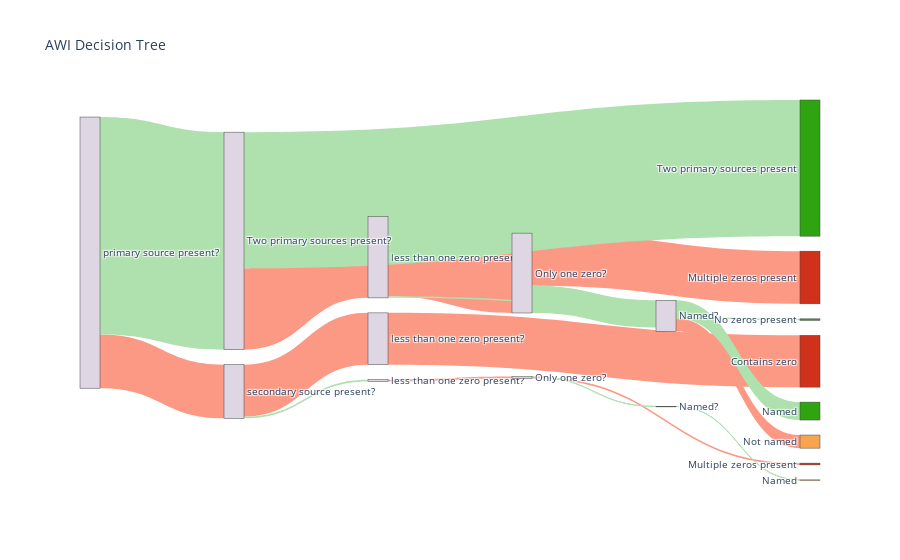

Here is the notebook cell this chart was saved with:
### Code cell
fig = go.Figure(data=[go.Sankey(
    node = dict(
      pad = 15,
      thickness = 20,
     # line = dict(color = "black", width = 0.5),
      label =df_sankey['name'],
      color = df_sankey['node_colour']
    ),
    link = dict(
      source = df_sankey['source'], # indices correspond to labels, eg A1, A2, A1, B1, ...
      target = df_sankey['target'],
      value = df_sankey['value'],
      color = df_sankey['colour']
  ))])

fig.update_layout(title_text="AWI Decision Tree", font_size=10)
fig.show()

### Figure 1 — Plotly figure (JSON) as saved in the notebook; plotly's stock layout.template omitted (floating-point values rounded to 4 significant figures)
{"data": [{"link": {"color": ["#fb9985", "#fb9985", "#fb9985", "#AFE1AF", "#AFE1AF", "#fb9985", "#fb9985", "#AFE1AF", "#fb9985", "#AFE1AF", "#AFE1AF", "#fb9985", "#AFE1AF", "#AFE1AF", "#fb9985", "#fb9985", "#AFE1AF", "#fb9985", "#AFE1AF", "#AFE1AF", "#fb9985", "#AFE1AF"], "source": [0, 1, 2, 2, 1, 5, 6, 6, 8, 8, 5, 11, 11, 0, 14, 15, 15, 17, 17, 14, 21, 21], "target": [1, 2, 3, 4, 5, 6, 7, 8, 9, 10, 11, 12, 13, 21, 15, 16, 17, 18, 19, 20, 14, 22], "value": [1387, 1339, 1339, 0, 48, 48, 45, 3, 0, 3, 0, 0, 0, 5625, 2065, 1362, 703, 339, 463, 39, 2104, 3521]}, "node": {"color": ["#ded6e2", "#ded6e2", "#ded6e2", "#d0311a", "#f8a54f", "#ded6e2", "#ded6e2", "#d0311a", "#ded6e2", "#f8a54f", "#f8a54f", "#ded6e2", "#f8a54f", "#2ea411", "#ded6e2", "#ded6e2", "#d0311a", "#ded6e2", "#f8a54f", "#2ea411", "#2ea411", "#ded6e2", "#2ea411"], "label": ["primary source present?", "secondary source present?", "less than one zero present?", "Contains zero", "No zeros present", "less than one zero present?", "Only one zero?", "Multiple zeros present", "Named?", "Not named", "Named", "Named?", "Not named", "Named", "less than one zero present?", "Only one zero?", "Multiple zeros present", "Named?", "Not named", "Named", "No zeros present", "Two primary sources present?", "Two primary sources present"], "pad": 15, "thickness": 20}, "type": "sankey"}], "layout": {"font": {"size": 10}, "title": {"text": "AWI Decision Tree"}}}
